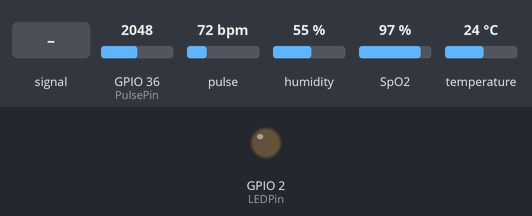
The sketch below on a simulated ESP32. On the bench: output pins drawn as LEDs (lit = HIGH). The test bench sets the inputs (shaded band); at power-on: GPIO 36 (PulsePin) = 2048, pulse 72 bpm, humidity 55 %, SpO2 97 %, temperature 24 °C. WiFi joins after 1.5 s; servers stay silent unless stated; uploads are accepted with an empty reply; what the sketch prints to the serial monitor is not drawn.

Above: at 3.7 s.
3.8 s: GPIO 36 (PulsePin) fed a 200 Hz sine of ±1842 counts around its level
7.4 s: GPIO 36 (PulsePin) set to 122
At 7.9 s:
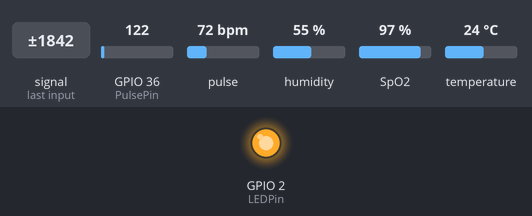
8.9 s: GPIO 36 (PulsePin) set to 228
10.4 s: GPIO 36 (PulsePin) set to 273
At 11.3 s:
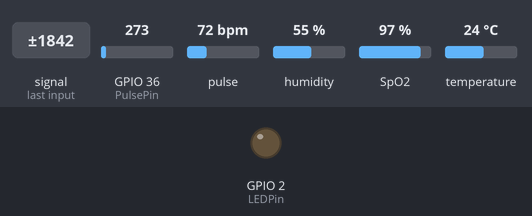
Timing chart, 0 to 12.9 s (numbered marks = the images above; inputs shaded):
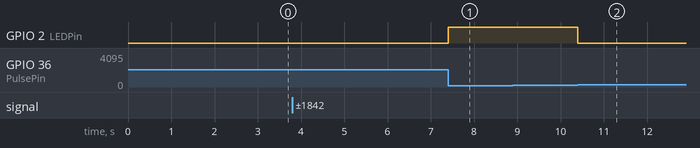

Measured:
- the behaviour switches between 250 and 251 on GPIO 36 (PulsePin) (found by bisection; images 1 and 2)
- after the input at 7.4 s, GPIO 2 (LEDPin): LOW → HIGH at once
- after the input at 8.9 s, every drawn part: stays the same
- after the input at 10.4 s, GPIO 2 (LEDPin): HIGH → LOW at once

The sketch:

main.ino
```cpp
// === Libraries ===
#include <Wire.h>
#include <DHT.h>
#include "MAX30100_PulseOximeter.h"
#include <WiFi.h>
#include <HTTPClient.h>

// === WiFi Credentials ===
const char* ssid = "IPhone 14";
const char* password = "0987654321";

// === Server Configuration ===
const char* serverUrl = "http://192.168.151.81:8080/api/data22";
const char* username = "aswin123";

// === DHT11 Setup ===
#define DHTPIN 14              // Change to your DHT11 data pin
#define DHTTYPE DHT11
DHT dht(DHTPIN, DHTTYPE);

// === MAX30100 Setup ===
PulseOximeter pox;
#define REPORTING_PERIOD_MS 1000
uint32_t tsLastReport = 0;

// === SEN-11574 Pulse Sensor Setup ===
#define PulsePin 36            // Analog input pin (GPIO36 on ESP32)
#define LEDPin 2               // On-board LED (optional)
int Threshold = 250;           // Adjust based on your sensor's signal
bool beatDetected = false;
int Signal = 0;
unsigned long lastBeatTime = 0;
unsigned long currentTime = 0;
int BPM = 0;

// === Beat Callback ===
void onBeatDetected() {
  Serial.println("Beat Detected (MAX30100)!");
}

void connectToWiFi() {
  Serial.println("Connecting to WiFi...");
  WiFi.begin(ssid, password);

  while (WiFi.status() != WL_CONNECTED) {
    delay(500);
    Serial.print(".");
  }

  Serial.println("");
  Serial.println("WiFi connected");
  Serial.println("IP address: ");
  Serial.println(WiFi.localIP());
}

void sendDataToServer(float temp, float humidity, float heartRate, float spO2, int pulseRate, int systolic, int diastolic) {
  if (WiFi.status() == WL_CONNECTED) {
    HTTPClient http;

    // Create a JSON payload
    String payload = "{";
    payload += "\"username\":\"" + String(username) + "\",";
    if (!isnan(temp)) payload += "\"temperature\":" + String(temp) + ",";
    if (!isnan(humidity)) payload += "\"humidity\":" + String(humidity) + ",";
    if (heartRate > 30 && heartRate < 250) payload += "\"heart_rate\":" + String(heartRate) + ",";
    if (spO2 > 70 && spO2 <= 100) payload += "\"spo2\":" + String(spO2) + ",";
    if (BPM > 30 && BPM < 250) payload += "\"pulse_rate\":" + String(pulseRate) + ",";
    payload += "\"blood_pressure\":\"" + String(systolic) + "/" + String(diastolic) + "\"";
    payload += "}";

    http.begin(serverUrl);
    http.addHeader("Content-Type", "application/json");

    Serial.println("Sending data to server:");
    Serial.println(payload);

    int httpResponseCode = http.POST(payload);

    if (httpResponseCode > 0) {
      String response = http.getString();
      Serial.println("HTTP Response code: " + String(httpResponseCode));
      Serial.println("Response: " + response);
    } else {
      Serial.println("Error in sending POST: " + String(httpResponseCode));
    }

    http.end();
  } else {
    Serial.println("WiFi Disconnected");
    connectToWiFi(); // Attempt to reconnect
  }
}

void setup() {
  Serial.begin(115200);
  pinMode(LEDPin, OUTPUT);

  // Connect to WiFi
  connectToWiFi();

  // DHT11 Init
  dht.begin();

  // MAX30100 Init
  Serial.print("Initializing MAX30100... ");
  if (!pox.begin()) {
    Serial.println("FAILED. Please check wiring!");
    while (1);
  } else {
    Serial.println("SUCCESS");
    delay(1000);  // Allow time for sensor to stabilize
  }
  pox.setOnBeatDetectedCallback(onBeatDetected);
}

void loop() {
  // === DHT11 Read ===
  float temp = dht.readTemperature();
  float humidity = dht.readHumidity();

  // === MAX30100 Update ===
  pox.update();
  float heartRate = pox.getHeartRate();
  float spO2 = pox.getSpO2();

  // === Pulse Sensor Read ===
  Signal = analogRead(PulsePin);
  currentTime = millis();

  if (Signal < Threshold && !beatDetected) {
    beatDetected = true;
    unsigned long timeBetweenBeats = currentTime - lastBeatTime;
    if (timeBetweenBeats > 300) {  // Avoid noise (minimum 200ms between beats)
      BPM = 60000 / timeBetweenBeats;
      lastBeatTime = currentTime;
      digitalWrite(LEDPin, HIGH);
    }
  }

  if (Signal > Threshold && beatDetected) {
    beatDetected = false;
    digitalWrite(LEDPin, LOW);
  }

  // === Print Combined Output Every Second ===
  if (millis() - tsLastReport > REPORTING_PERIOD_MS) {
    Serial.println("==================================");

    // Temperature (DHT11)
    if (!isnan(temp)) {
      Serial.print("Temperature (DHT11): ");
      Serial.print(temp);
      Serial.println(" °C");
    } else {
      Serial.println("Temperature: Failed to read");
    }

    // Humidity (DHT11)
    if (!isnan(humidity)) {
      Serial.print("Humidity (DHT11): ");
      Serial.print(humidity);
      Serial.println(" %");
    } else {
      Serial.println("Humidity: Failed to read");
    }

    // Heart Rate (MAX30100)
    if (heartRate > 30 && heartRate < 250) {
      Serial.print("Heart Rate (MAX30100): ");
      Serial.print(heartRate);
      Serial.println(" bpm");
    } else {
      Serial.println("Heart Rate: Not available");
    }

    // SpO2 (MAX30100)
    if (spO2 > 70 && spO2 <= 100) {
      Serial.print("SpO2 (MAX30100): ");
      Serial.print(spO2);
      Serial.println(" %");
    } else {
      Serial.println("SpO2: Not available");
    }

    // Pulse Rate (SEN-11574)
    if (BPM > 30 && BPM < 250) {
      Serial.print("Pulse Rate (SEN-11574): ");
      Serial.print(BPM);
      Serial.println(" bpm");
    } else {
      Serial.println("Pulse Rate: Not available");
    }

    Serial.println("==================================");

    // Send data to server (blood pressure is not actually measured, so we'll skip it)
    sendDataToServer(temp, humidity, heartRate, spO2, BPM, 0, 0);

    tsLastReport = millis();
  }
}
```
